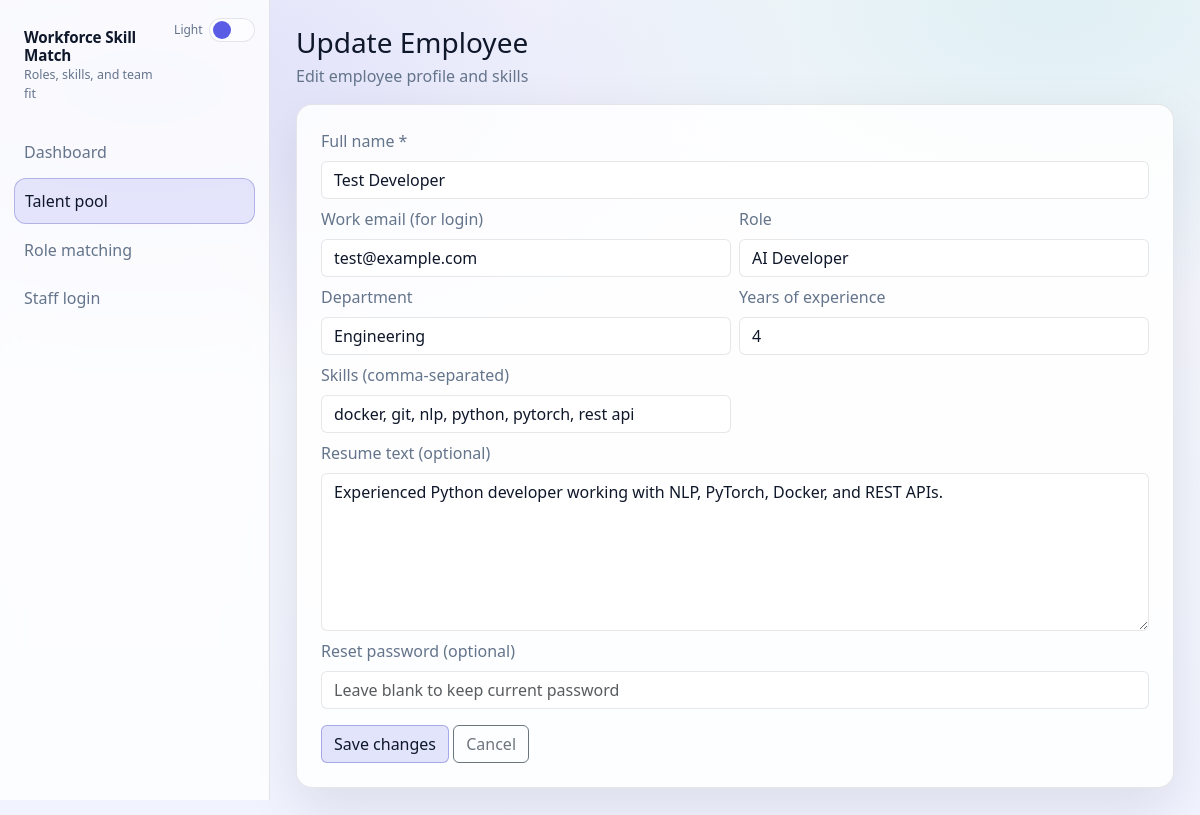
The page /employees/8/edit on the database its author committed.
### models.py (models this page shows, shortened)
class Employee(db.Model):  # type: ignore[misc]
    __tablename__ = "employees"
    id = db.Column(db.Integer, primary_key=True)
    full_name = db.Column(db.String(200), nullable=False)
    email = db.Column(db.String(200), nullable=True, unique=True)
    title = db.Column(db.String(200), nullable=True)
    department = db.Column(db.String(200), nullable=True)
    years_experience = db.Column(db.Integer, nullable=True)
    resume_text = db.Column(db.Text, nullable=True)
    skills_json = db.Column(db.Text, nullable=True)
    skills_csv = db.Column(db.Text, nullable=True)
    password_hash = db.Column(db.String(255), nullable=True)
    created_at = db.Column(db.DateTime, default=datetime.utcnow, nullable=False)
    updated_at = db.Column(db.DateTime, default=datetime.utcnow, onupdate=datetime.utcnow, nullable=False)

### main.py (the view, shortened to what this page needs)
    @app.route("/employees/<int:employee_id>/edit", methods=["GET", "POST"])
    def employee_edit(employee_id: int):
        e = Employee.query.get_or_404(employee_id)
        return render_template(
            "employee_edit.html",
            title="Update employee",
            e=e,
            active="talent",
        )

### main.py (called while the page is built, shortened)
    def __call__(self, environ, start_response):
        path_info = environ.get("PATH_INFO", "")
        return self.wsgi_app(environ, start_response)

### templates/employee_edit.html
{% extends "base.html" %}
{% block content %}
<div class="mb-3">
  <h3 class="mb-1">Update Employee</h3>
  <div class="muted">Edit employee profile and skills</div>
</div>
<div class="p-4 rounded-4 app-card">
  <form method="post">
    <div class="row g-2">
      <div class="col-12">
        <label class="form-label muted">Full name *</label>
        <input class="form-control" name="full_name" required value="{{ e.full_name }}">
      </div>
      <div class="col-12 col-md-6">
        <label class="form-label muted">Work email (for login)</label>
        <input class="form-control" name="email" value="{{ e.email or '' }}">
      </div>
      <div class="col-12 col-md-6">
        <label class="form-label muted">Role</label>
        <input class="form-control" name="title" value="{{ e.title or '' }}">
      </div>
      <div class="col-12 col-md-6">
        <label class="form-label muted">Department</label>
        <input class="form-control" name="department" value="{{ e.department or '' }}">
      </div>
      <div class="col-12 col-md-6">
        <label class="form-label muted">Years of experience</label>
        <input class="form-control" name="years_experience" value="{{ e.years_experience if e.years_experience is not none else '' }}">
      </div>
      <div class="col-12 col-md-6">
        <label class="form-label muted">Skills (comma-separated)</label>
        <input class="form-control" name="skills_manual" value="{{ e.skills_csv or '' }}">
      </div>
      <div class="col-12">
        <label class="form-label muted">Resume text (optional)</label>
        <textarea class="form-control" name="resume_text" rows="6">{{ e.resume_text or '' }}</textarea>
      </div>
      <div class="col-12">
        <label class="form-label muted">Reset password (optional)</label>
        <input class="form-control" type="password" name="new_password" placeholder="Leave blank to keep current password">
      </div>
    </div>
    <button class="btn btn-accent mt-3" type="submit">Save changes</button>
    <a class="btn btn-outline-secondary mt-3" href="{{ url_for('talent_pool') }}">Cancel</a>
  </form>
</div>
{% endblock %}

### templates/base.html (style rules this page uses)
:root { --bg: #f7f8fc; --bg2:#f1f4ff; --text:#0f172a; --muted:#64748b; --card: rgba(255,255,255,.86); --border: rgba(15,23,42,.10); --shadow: 0 20px 55px rgba(15,23,42,.10); --accent: #5b5ce6; --accent2:#0ea5a6; --sidebar: rgba(255,255,255,.78); }
body { color: var(--text); background: radial-gradient(1100px 520px at 12% 10%, rgba(91,92,230,.16), transparent 60%), radial-gradient(900px 520px at 88% 0%, rgba(14,165,166,.10), transparent 60%), linear-gradient(180deg, var(--bg), var(--bg2)); }
.app-card { background: var(--card); border: 1px solid var(--border); box-shadow: var(--shadow); }
.muted { color: var(--muted); }
.btn-accent { background: color-mix(in srgb, var(--accent) 16%, transparent); border-color: color-mix(in srgb, var(--accent) 35%, var(--border)); color: var(--text); }
.form-control { background: color-mix(in srgb, var(--card) 92%, transparent); border-color: var(--border); color: var(--text); }

### rows shown on the page
Employee: full_name "Test Developer", email "test@example.com", title "AI Developer", department "Engineering", years_experience "4", skills_manual "docker, git, nlp, python, pytorch, rest api", resume_text "Experienced Python developer working with NLP, PyTorch, Docker, and REST APIs."
